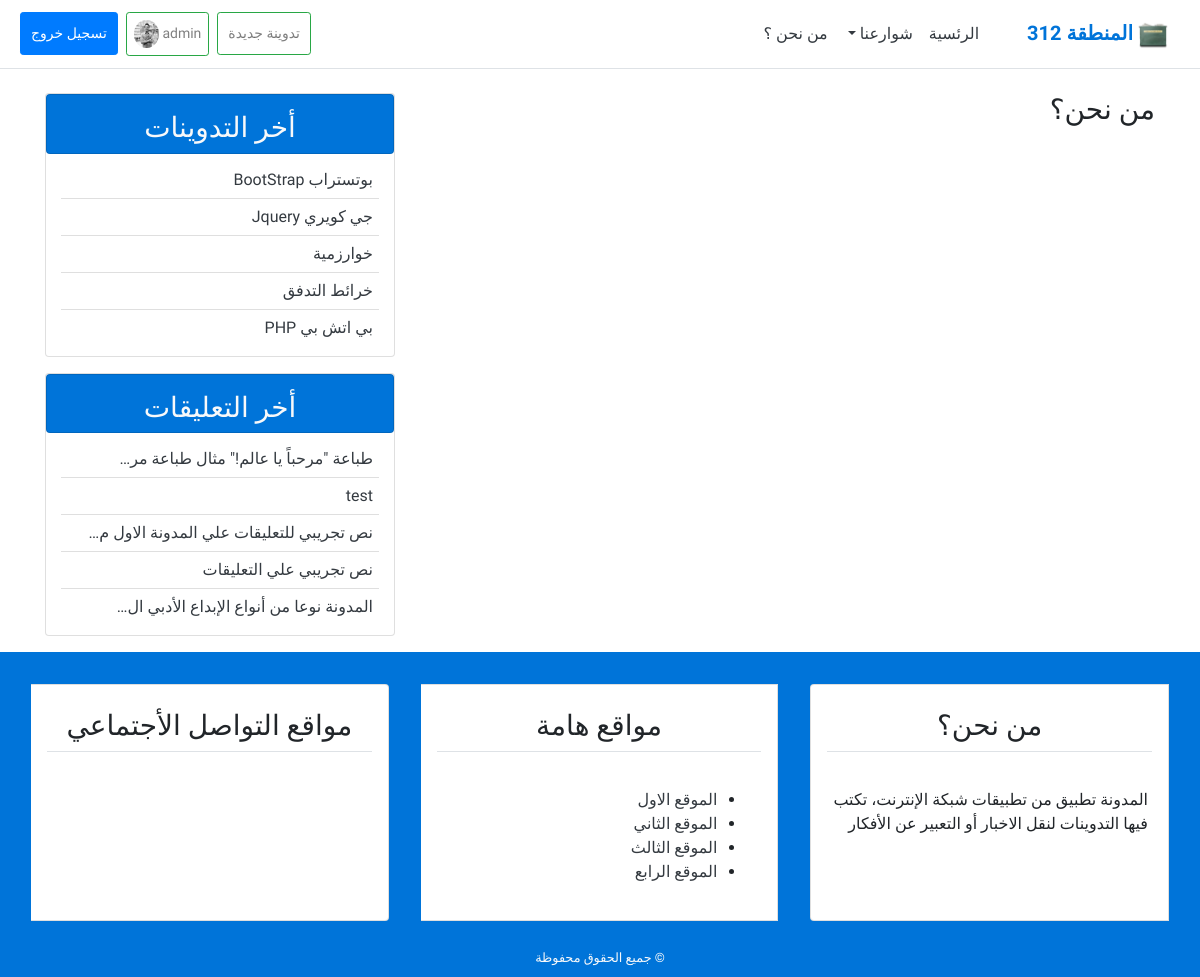
The page /about/ (signed in) on the database its author committed.
### user/models.py (models this page shows, shortened)
class Profile(models.Model):
    image = models.ImageField(default='default.png', upload_to='profile_pics')
    image_cover = models.ImageField(default='cover.jpg', upload_to='profile_cover')
    user = models.OneToOneField(User, on_delete=models.CASCADE)

### blog/models.py (models this page shows, shortened)
class Post(models.Model):
    title = models.CharField(max_length=100)
    author = models.ForeignKey(User, on_delete=models.CASCADE)
    content = models.TextField()
    post_date = models.DateTimeField(default=timezone.now)
    post_update = models.DateTimeField(auto_now=True)
    class Meta:
        ordering = ('-post_date',)

class comment(models.Model):
    name = models.CharField(max_length=50, verbose_name='ألاسم')
    body = models.TextField(verbose_name='ألتعليق')
    email = models.EmailField(verbose_name='البريد الإلكتروني')
    comment_date = models.DateTimeField(auto_now_add=True)
    active = models.BooleanField(default=True)
    post = models.ForeignKey(
        Post, on_delete=models.CASCADE, related_name='comments'
    )
    class Meta:
        ordering = ('-comment_date',)

### blog/views.py (the view)
# urls.py: path('about/', views.about, name='about'),
def about(request):
    return render(request, 'blog/about.html', {'title':'من نحن؟'})

### blog/templatetags/post_tag.py (called while the page is built)
@register.inclusion_tag('blog/latest_post.html')
def latest_posts():
    context = {
        'l_post' : Post.objects.all()[0:5],
    }
    return context

@register.inclusion_tag('blog/latest_comments.html')
def latest_comments():
    context = {
        'l_comment' : comment.objects.filter(active=True)[:5],
    }
    return context

### blog/templates/blog/about.html
{% extends "blog/base.html" %}
{% block content %}
<h3>من نحن؟</h3>
{% endblock content %}

### blog/templates/blog/base.html (shortened to what this page needs)
{% load static %}
{% load post_tag %}
<!DOCTYPE html>
<html lang="ar">
<head>
    <link rel="stylesheet" href="{% static 'blog/css/bootstrap.min.css' %}">
    <link rel="stylesheet" href="{% static 'blog/css/main.css' %}">
    <link rel="stylesheet" href="{% static 'blog/css/colors.min.css' %}">
</head>
<body>
    <header>
        <nav class="navbar navbar-expand-lg navbar-light   bg-white border-bottom">
            <a class="navbar-brand" href="{% url 'home' %}">
                <img style="width: 30px;" src="{% static 'blog/images/logo.png' %}" alt="شعار المنطقة">
                <span class="site-name font-weight-bold blue">المنطقة 312</span>
            </a>
            <div class="collapse navbar-collapse" id="navbarSupportedContent">
                <ul class="navbar-nav ">
                    <li class="nav-item active">
                        <a class="nav-link text-dark" href="{% url 'home' %}">الرئسية</a>
                    </li>
                    <li class="nav-item dropdown">
                        <a class="nav-link dropdown-toggle text-dark" href="#" id="navbarDropdown" role="button"
                            data-toggle="dropdown" aria-haspopup="true" aria-expanded="false">
                            شوارعنا
                        </a>
                    </li>
                    <li class="nav-item">
                        <a class="nav-link text-dark" href="{% url 'about' %}">من نحن ؟</a>
                    </li>
                </ul>
                {% if user.is_authenticated %}
                <ul class="navbar-nav mr-auto">
                    <li class="nav-item btn-sigin user-btn "><a class="nav-link btn btn-outline-success btn-sm m-1 "
                            href="{% url 'new_post' %}">تدوينة جديدة</a></li>
                    <li class="nav-item btn-sigin"><a class="nav-link btn btn-outline-success btn-sm m-1 "
                            href="{% url 'profile' %}">{{user.username}} <img class="img-fluid  rounded-circle"
                                style="width: 25px; height:  28px" src="{{user.profile.image.url}}" alt=""> </a> </li>
                    <li class="nav-item btn-login user-btn  "><a class="nav-link; btn btn-primary btn-sm m-1 "
                            href="{% url 'logout' %}"> تسجيل خروج </a></li>
                </ul>
                {% endif %}
            </div>
        </nav>
    </header>
    <section>
        <div class="container">
            <div class="row mt-4">
                <div class="col-md-8 ">
                    {% block content %}
                    {% endblock content %}
                </div>
                <div class="col-md-4">
                    <div class="card mb-3">
                        <h3 class="text-center  bg-blue text-light p-2 card pt-3">أخر التدوينات</h3>
                        {% latest_posts %}
                    </div>
                    <div class="card mb-3">
                        <h3 class="text-center bg-blue text-light p-2 card pt-3">أخر التعليقات</h3>
                        {% latest_comments %}
                    </div>
                </div>
            </div>
        </div>
    </section>
    <footer class="bg-blue">
        <div class="container-fluid">
            <div class="row">
                <div class="col-md mt-3">
                    <div class="card-group ">
                        <div class="card m-3">
                            <h3 class="card-title text-center border-bottom
                                p-2 m-3 "> من نحن؟ </h3>
                            <div class="card-body">
                                <blockquote>
                                    المدونة تطبيق من تطبيقات شبكة الإنترنت، تكتب فيها التدوينات لنقل الاخبار أو التعبير
                                    عن الأفكار
                                </blockquote>
                            </div>
                        </div>
                        <div class="card m-3">
                            <h3 class="card-title text-center border-bottom
                                p-2 m-3 "> مواقع هامة</h3>
                            <div class="card-body">
                                <ul class="">
                                    <li class=" "><a class=" text-dark " href="#">الموقع الاول</a></li>
                                    <li class=" "><a class=" text-dark " href="#">الموقع الثاني</a></li>
                                    <li class=" "><a class=" text-dark " href="#">الموقع الثالث</a></li>
                                    <li class=" "><a class=" text-dark " href="#">الموقع الرابع</a></li>
                                </ul>
                            </div>
                        </div>
                        <div class="card m-3">
                            <h3 class="card-title text-center border-bottom
                                p-2 m-3 "> مواقع التواصل الأجتماعي</h3>
                            <h4 class="card-body text-center ">
                                <span class="blue p-2">
                                </span>
                                <span class="blue p-2">
                                </span>
                                <span class="blue p-2">
                                </span>
                                <span class="blue p-2">
                                </span>
                                <span class="blue p-2">
                                </span>
                            </h4>
                        </div>
                    </div>
                </div>
            </div>
            <div class="row p-2">
                <div class="col-md text-center text-light">
                    <small>&copy; جميع الحقوق محفوظة</small>
                </div>
            </div>
        </div>
    </footer>
</body>
</html>

### blog/templates/blog/latest_post.html
<ul class="list-group-flush latest-post">
  {% for post in l_post  %}
  <li class="latest-post-item list-group-item">
    <a class="text-dark" href="{% url 'detail' post.id %}">{{post.title}}</a>
  </li>
  {% endfor %}
</ul>

### blog/templates/blog/latest_comments.html
<ul class="list-group-flush latest-comment border--blue">
  {% for comment in l_comment  %}
  <li class="latest-comment-item list-group-item">
    <a class="text-dark" href="{% url 'detail' comment.post.id %}">{{comment.body|safe|truncatechars:40}}</a>
  </li>
  {% empty %}
  <li class="latest-comment-item list-group-item">لا يوجد تعليقات !</li>
  {% endfor %}
</ul>

### blog/static/blog/css/main.css (style rules this page uses)
html, body { direction: rtl; text-align: right; }
body { font-family: 'Tajawal', sans-serif; }
.btn-login a { padding: 7px !important; color: white !important; }
.btn-sigin a { padding: 7px !important; }
.latest-post, .latest-comment { padding: 0 15px; }
.latest-post .latest-post-item, .latest-comment .latest-comment-item { padding: 6px; }
.latest-post li:first-child, .latest-comment li:first-child { border-top: 0; }
.latest-post li:last-child, .latest-comment li:last-child { border-bottom: 0; padding-bottom: 0; }
.user-btn a { padding: 10px !important; }

### rows shown on the page
Post: title "بوتستراب BootStrap"
Post: title "جي كويري Jquery"
Post: title "خوارزمية"
Post: title "خرائط التدفق"
Post: title "بي اتش بي PHP"
comment: body "طباعة \"مرحباً يا عالم!\" مثال طباعة مر…"
comment: body "test"
comment: body "نص تجريبي للتعليقات علي المدونة الاول م…"
comment: body "نص تجريبي علي التعليقات"
comment: body "المدونة نوعا من أنواع الإبداع الأدبي ال…"

### other values the page prints
{{ user.username }} "admin"
